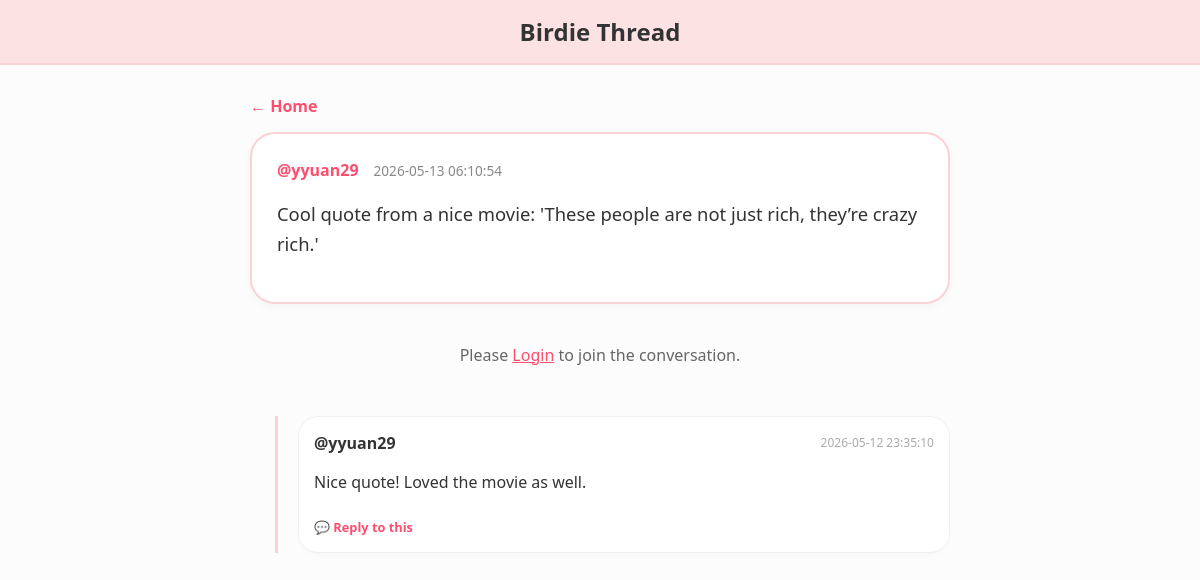
The app's page /message/40007, older data.
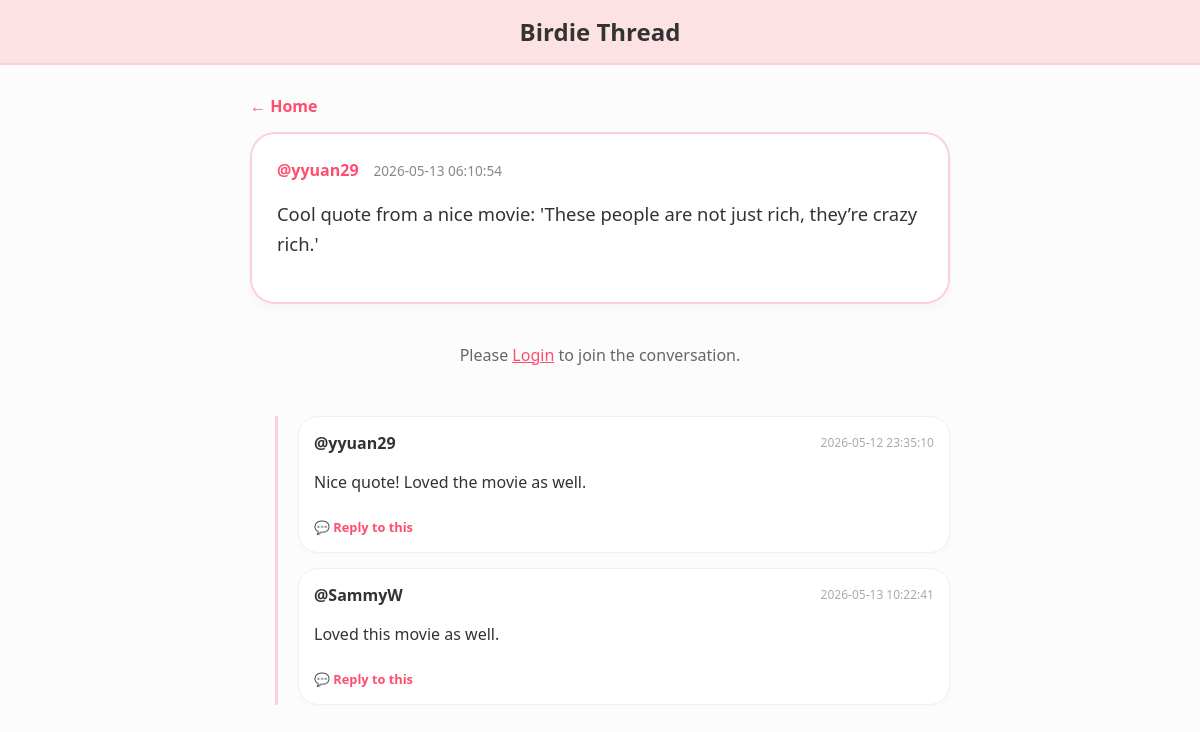
The same page, newer data.
### tables this page shows
CREATE TABLE users (
            id INTEGER PRIMARY KEY AUTOINCREMENT,
            username TEXT UNIQUE,
            password TEXT,
            age INTEGER,
            bio TEXT
        );

### app.py (the view)
@app.get("/message/{msg_id}", response_class=HTMLResponse)
async def view_message(request: Request, msg_id: int):
    db = get_db()
    main_msg = db.execute("""
        SELECT m.*, u.username
        FROM messages m
        LEFT JOIN users u ON m.user_id = u.id
        WHERE m.id = ?
    """, (msg_id,)).fetchone()
    if not main_msg:
        db.close()
        return HTMLResponse(content="Message not found", status_code=404)
    replies = db.execute("""
        SELECT m.*, u.username
        FROM messages m
        LEFT JOIN users u ON m.user_id = u.id
        WHERE m.parent_id = ?
        ORDER BY m.timestamp ASC
    """, (msg_id,)).fetchall()
    db.close()
    return templates.TemplateResponse(
        request=request,
        name="reply_message.html",
        context=
        {
            "request": request,
            "message": main_msg,
            "replies": replies,
            "user": request.cookies.get("username"),
            "t": get_translations(request)
        }
    )

### templates/reply_message.html (shortened to what this page needs)
<!DOCTYPE html>
<html lang="en">
<head>
</head>
<body>
<header class="birdie-header">
    <h1 style="margin:0; font-size: 24px;">Birdie Thread</h1>
</header>
<div class="container">
    <a href="/" class="back-link">← {{ t.home or 'Home' }}</a>
    <div class="main-post">
        <div style="display: flex; gap: 15px; align-items: center; margin-bottom: 12px;">
                <strong style="color: var(--birdie-dark-pink);">@{{ message.username }}</strong>
                <div style="color: #888; font-size: 0.85em;">{{ message.timestamp }}</div>
            </div>
        <div style="font-size: 1.15em; line-height: 1.6;">
            {{ linkify(message.content) | safe }}
        </div>
    </div>
    {% if user %}
    <div class="reply-form">
        <h3 style="margin-top:0; color: #444;">{{ t.reply or 'Leave a reply' }}</h3>
        <form action="/post_reply/{{ message.id }}" method="post">
            <input type="hidden" name="csrf_token" value="{{ request.cookies.get('csrf_token') }}">
            <textarea name="content" placeholder="What's your response?" required></textarea>
            <div style="text-align: right;">
                <button type="submit" class="btn-post">{{ t.post or 'Reply' }}</button>
            </div>
        </form>
    </div>
    {% else %}
    <div style="text-align: center; padding: 20px; color: #666;">
        Please <a href="/login" style="color: var(--birdie-dark-pink);">Login</a> to join the conversation.
    </div>
    {% endif %}
    <div class="replies-section">
        {% for reply in replies %}
            <div class="reply-card">
                <div style="flex: 1;">
                    <div style="display: flex; justify-content: space-between; align-items: center;">
                        <strong style="color: #333;">@{{ reply.username }}</strong>
                        <span style="color: #aaa; font-size: 0.75em;">{{ reply.timestamp }}</span>
                    </div>
                    <div style="margin-top: 5px; line-height: 1.5;">
                        {{ linkify(reply.content) | safe }}
                    </div>
                    <a href="/message/{{ reply.id }}" class="reply-to-link">
                        💬 Reply to this
                    </a>
                </div>
            </div>
        {% else %}
            <div style="text-align: center; color: #bbb; margin-top: 40px;">
                No replies yet.
            </div>
        {% endfor %}
    </div>
</div>
</body>
</html>

### templates/reply_message.html (style rules this page uses)
:root { --birdie-pink: #fde2e4; --birdie-dark-pink: #ff4d6d; --birdie-border: #fad2d6; }
body { background-color: #fcfcfc; font-family: 'Segoe UI', Roboto, sans-serif; margin: 0; padding: 0; color: #333; }
.birdie-header { background-color: var(--birdie-pink); padding: 15px 0; border-bottom: 2px solid var(--birdie-border); text-align: center; }
.container { max-width: 700px; margin: 30px auto; padding: 0 20px; }
.back-link { text-decoration: none; color: var(--birdie-dark-pink); font-weight: bold; display: inline-block; margin-bottom: 15px; }
.main-post { background: white; border: 2px solid var(--birdie-border); border-radius: 25px; padding: 25px; margin-bottom: 20px; box-shadow: 0 4px 10px rgba(0,0,0,0.03); }
.replies-section { border-left: 3px solid var(--birdie-border); padding-left: 20px; margin-left: 25px; margin-top: 30px; }
.reply-card { background: white; border: 1px solid #f0f0f0; border-radius: 20px; padding: 15px; margin-bottom: 15px; display: flex; gap: 12px; box-shadow: 0 2px 5px rgba(0,0,0,0.02); }
.reply-to-link { font-size: 0.8em; color: var(--birdie-dark-pink); text-decoration: none; font-weight: bold; margin-top: 8px; display: inline-block; }

Row changes from the older to the newer data that the page shows:
added users: username "SammyW", timestamp "2026-05-13 10:22:41", linkify "Loved this movie as well."
